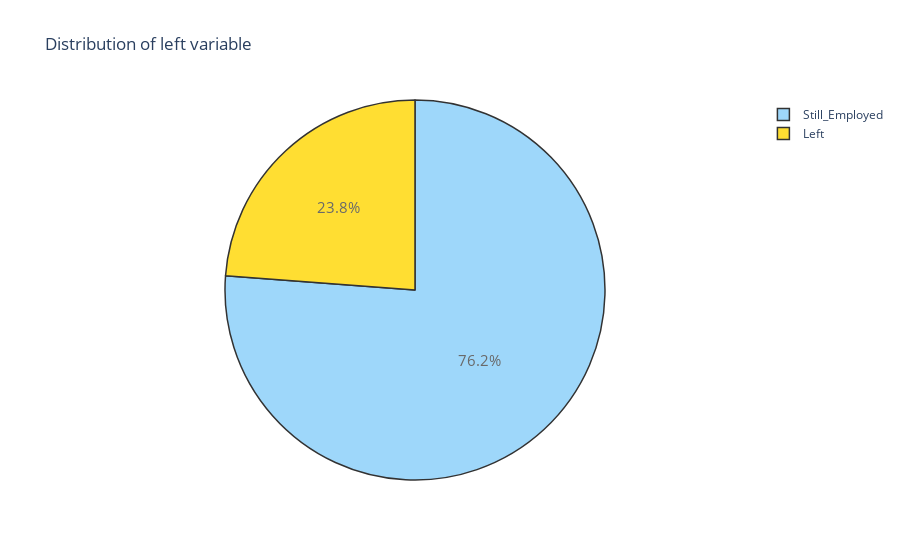

This figure's notebook cell:
### Code cell
left = pro_7[(pro_7['left'] == 1)]
no_left = pro_7[(pro_7['left'] == 0)]


trace = go.Pie(labels = ['Still_Employed', 'Left'], values = pro_7['left'].value_counts(), 
               textfont=dict(size=15), opacity = 0.8,
               marker=dict(colors=['lightskyblue','gold'], 
                           line=dict(color='#000000', width=1.5)))


layout = dict(title =  'Distribution of left variable')
           
fig = dict(data = [trace], layout=layout)
py.iplot(fig)

### Figure 1 — Plotly figure (JSON) as saved in the notebook; plotly's stock layout.template omitted (floating-point values rounded to 4 significant figures)
{"data": [{"labels": ["Still_Employed", "Left"], "marker": {"colors": ["lightskyblue", "gold"], "line": {"color": "#000000", "width": 1.5}}, "opacity": 0.8, "textfont": {"size": 15}, "type": "pie", "values": [11428, 3571]}], "layout": {"title": {"text": "Distribution of left variable"}}}
